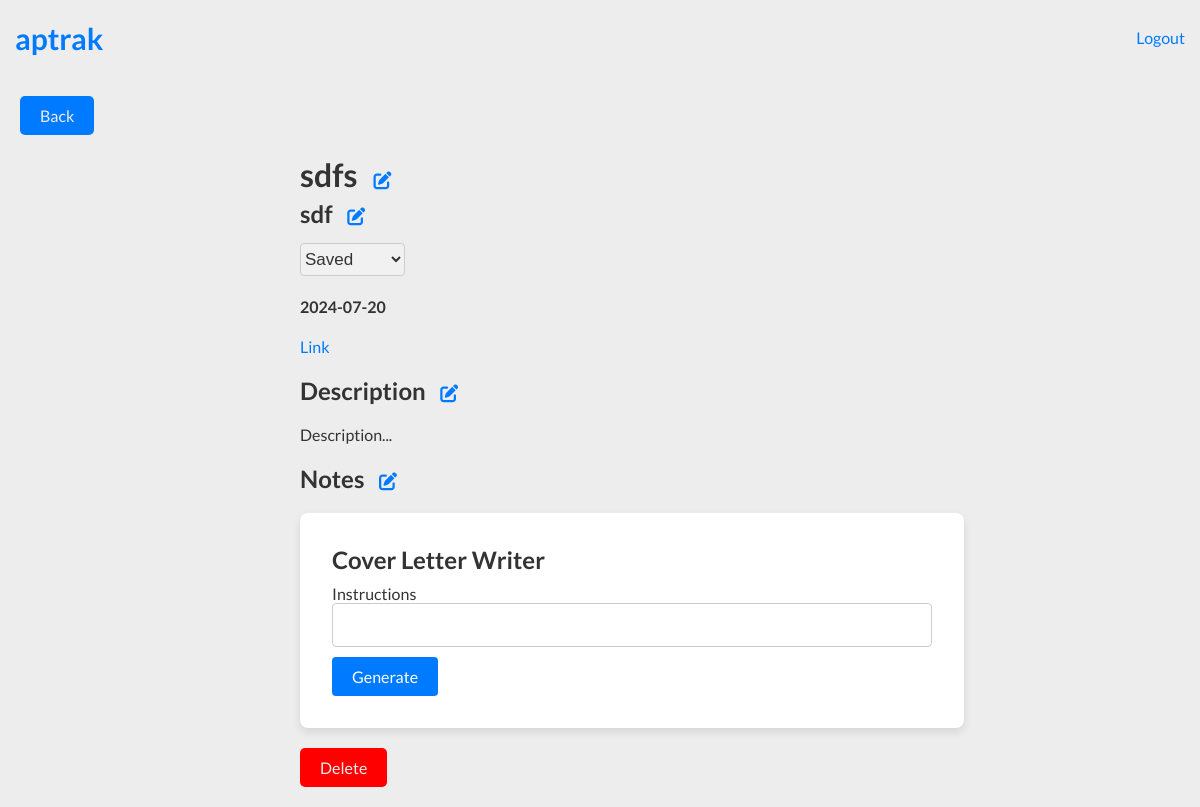
The page /application/1 (signed in) on the database its author committed.
### db.py (models this page shows)
class Application(Base):
    __tablename__ = 'applications'
    id = Column(Integer, primary_key=True, autoincrement=True)
    user_id = Column(Integer, ForeignKey('users.id'))
    job_title = Column(String, nullable=False)
    company = Column(String, nullable=False)
    status = Column(String, nullable=False)
    applied_on = Column(Date, nullable=False)
    link = Column(Text)
    description = Column(Text)
    notes = Column(Text)

### app.py (the view, shortened to what this page needs)
@app.route('/application/<int:application_id>', methods=['GET', 'POST'])
def application(application_id):
    application = get_application_by_id(application_id)
    if application and application.user_id == session['user_id']:
        return render_template('application.html', application=application)

### db.py (called while the page is built)
def get_application_by_id(application_id):
    return session.query(Application).filter(Application.id == application_id).first()

### templates/application.html (shortened to what this page needs)
<!DOCTYPE html>
<html lang="en">
<head>
    <link rel="stylesheet" href="/static/style.css">
</head>
<body>
    <nav>
        <h1><a href="{{ url_for('home') }}">aptrak</a></h1>
        <p><a href="{{ url_for('logout') }}">Logout</a></p>
    </nav>
    <a href="{{ url_for('home') }}" class="back">Back</a>
    <main class="app-page">
    <div class="editable">
        <h1 id="job_title">{{ application.job_title }}
          <span class="edit-icon fas fa-edit" id="edit-job_title" onclick="editField('job_title')"></span>
        </h1>
    </div>
    <div class="editable">
        <h2 id="company">{{ application.company }}
          <span class="edit-icon fas fa-edit" id="edit-company" onclick="editField('company')"></span>
        </h2>
    </div>
    <select class="status-dropdown app-dropdown" data-id="{{ application.id }}">
        <option value="Saved" {% if application.status == 'Saved' %} selected {% endif %} >Saved</option>
    </select>
    <h4>{{ application.applied_on }}</h4>
    <a href="{{ application.link }}" class="link" target="_blank">Link</a>
    <h2>Description
        <span class="edit-icon fas fa-edit" id="edit-description" onclick="editField('description')"></span>
    </h2>
    <div>
        <p id="description">{% if application.description %} {{ application.description.replace('\n', '<br>')|safe }} {% else %}  Description... {% endif %}</p>
    </div>
    <h2>Notes
        <span class="edit-icon fas fa-edit" id="edit-notes" onclick="editField('notes')"></span>
    </h2>
    <div class="form-container3">
        <h2 >Cover Letter Writer</h2>
        <form method="post">
            <label for="instructions">Instructions</label>
            <input type="text" name="instructions" id="instructions" class="form-input">
            <button type="submit">Generate</button>
        </form>
    </div>
    <a id="delete" href="{{ url_for('delete', application_id=application.id) }}">Delete</a>
    </main>
</body>
</html>

### static/style.css (style rules this page uses)
body { font-family: 'Lato', sans-serif; margin: 0px; background-color: #EDEDED; color: #333333; }
button { font-family: 'Lato', sans-serif; }
main { margin: 20px; }
nav { display: flex; justify-content: space-between; margin: 0px; align-items: center; padding-right: 5px; }
nav > h1 > a { margin-left: 15px; font-size: 30px; color: #007BFF !important; }
nav > p > a { margin-right: 10px; color:#007BFF !important; }
a { text-decoration: none; color: black; cursor: pointer; }
.link { color: #007BFF; }
.status-dropdown { margin: 0px; background-color: #f1f1f1; border: 1px solid #ccc; border-radius: 4px; padding: 5px; padding-left: 0px; font-size: 12px; color: #333; outline: none; cursor: pointer; width: fit-content; transform: translateX(-2px); }
button[type="submit"] { background-color: #007BFF; color: white; padding: 10px 20px; border: none; border-radius: 4px; font-size: 16px; cursor: pointer; }
.edit-icon { cursor: pointer; margin-left: 10px; }
.editable { position: relative; margin-bottom: 5px; }
#job_title, #company { display: inline; }
.edit-icon, .save-icon { font-size: 18px; cursor: pointer; margin-left: 10px; color: #007BFF; transition: color 0.3s ease; }
.back { display: inline-block; padding: 10px 20px; font-size: 16px; color: #EDEDED; background-color: #007BFF; border: none; border-radius: 5px; text-align: center; text-decoration: none; transition: background-color 0.3s ease; margin: 20px; }
.app-dropdown { margin-top: 10px; font-size: 17px; transform: translateX(0px); }
.app-page { max-width: 50%; margin: auto; }
#delete { display: inline-block; padding: 10px 20px; font-size: 16px; color: #EDEDED; background-color: red; border: none; border-radius: 5px; text-align: center; text-decoration: none; transition: background-color 0.3s ease; margin-bottom: 20px; margin-top: 20px; }
.form-input { width: 100%; padding: 0.75rem; border: 1px solid #ccc; border-radius: 4px; font-size: 1rem; box-sizing: border-box; }
.form-container3 { background: #fff; padding: 2rem; padding-bottom: 1rem; border-radius: 8px; box-shadow: 0 4px 8px rgba(0,0,0,0.1); width: 100%; margin: auto; }
.form-container3 button { margin-top: 10px; }
.form-container3 h2 { margin: 0px; margin-bottom: 10px; }

### rows shown on the page
Application: job_title "sdfs", company "sdf", status+id "Saved", applied_on "2024-07-20"
